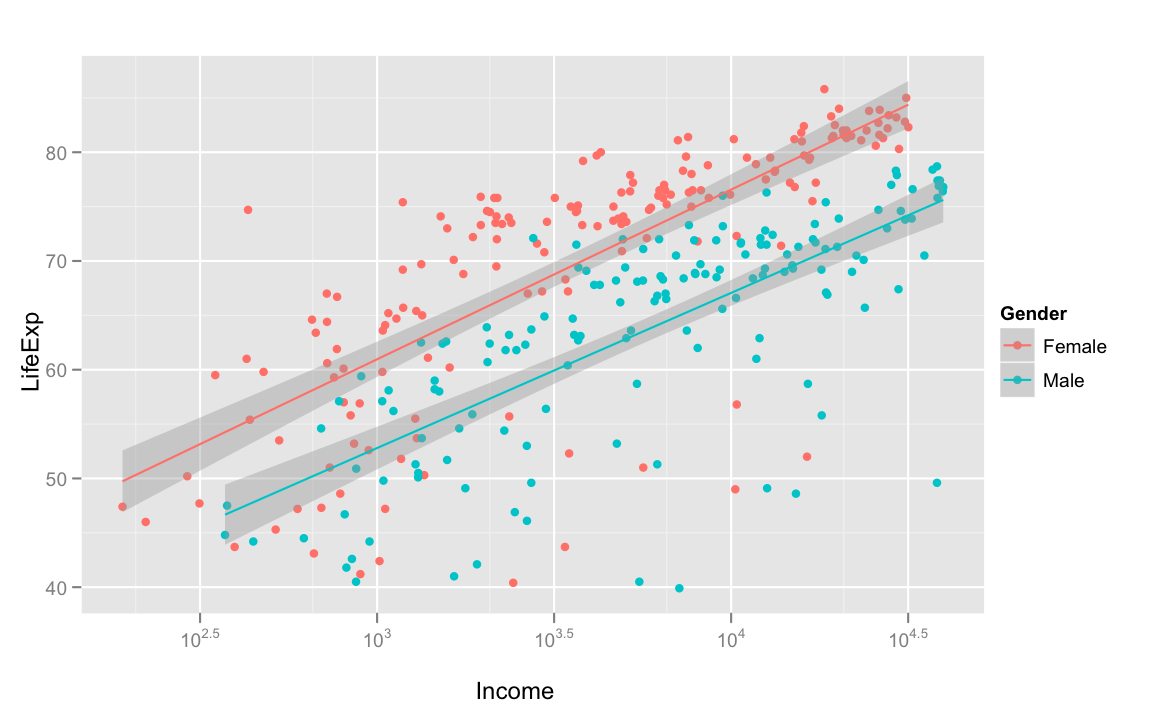

R code for this plot:
p <- ggplot(subset(gender.comp2,Income < 40000), aes(Income, LifeExp,colour = Gender))+
	scale_x_log10()+
	geom_point()+
	stat_smooth(method = "lm")+
	opts(aspect.ratio = 2/(1+sqrt(5)))

print(p)
